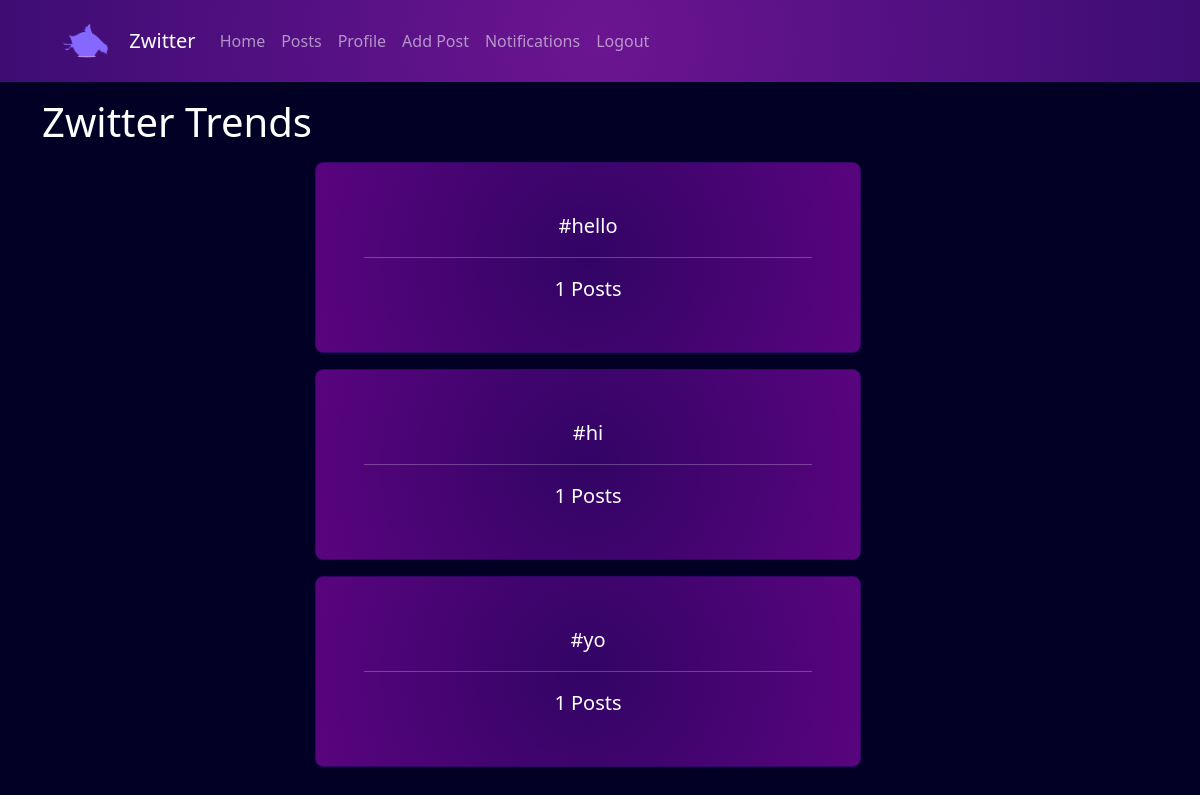
Screenshot of / (signed in) with the database file from the repository.
### posts/models.py (models this page shows, shortened)
class Tag(models.Model):
    title = models.CharField(max_length=255, unique=True)
    def get_absolute_url(self):
        return reverse("posts:tag", args=[self.title])

### pages/views.py (the view)
# urls.py: path("", views.HomeView.as_view(), name="home"),
class HomeView(View):
    def get(self, request):
        tags = Tag.objects.annotate(Count("posts")).order_by("-posts__count")[:3]
        return render(request, "pages/home.html", {"tags": tags})

### notifications/templatetags/new_notifs_count.py (called while the page is built)
def new_notifs_count(user):
    return Notification.objects.filter(user=user, is_read=False).count()

### templates/pages/home.html
{% extends 'base.html' %}
{% block body %}
<h1>Zwitter Trends</h1>
<div class="row justify-content-center container">
  {% for tag in tags %}
  <a href="{{ tag.get_absolute_url }}" class="btn btn-lg btn-primary detail-button col-lg-6 m-2 p-5">
    #{{ tag.title }}
    <hr> {{ tag.posts__count }} Posts
  </a>
  {% empty %}
  <h2 class="text-center">Wow, Such empty :(</h2>
  {% endfor %}
</div>
{% endblock %}

### static/css/style.css (style rules this page uses)
.detail-button { background: radial-gradient(circle, rgba(50, 4, 101, 1) 0%, rgba(89, 4, 126, 1) 99%); border-color: rgba(50, 4, 101, 1); transition-duration: 0.2s; }

### rows the page displays
Tag: title "hello", posts__count "1"
Tag: title "hi", posts__count "1"
Tag: title "yo", posts__count "1"
